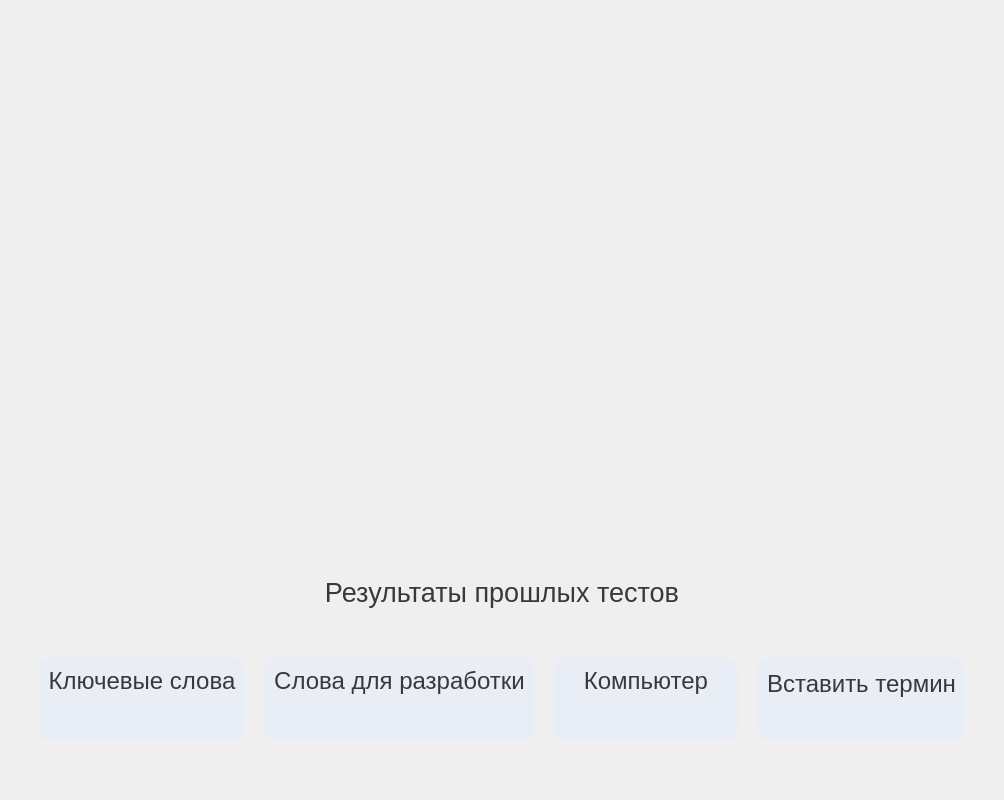
<?xml version="1.0" encoding="UTF-8"?>
<ui version="4.0">
 <class>TechEng</class>
 <widget class="QWidget" name="TechEng">
  <property name="geometry">
   <rect>
    <x>0</x>
    <y>0</y>
    <width>1004</width>
    <height>800</height>
   </rect>
  </property>
  <property name="minimumSize">
   <size>
    <width>1000</width>
    <height>800</height>
   </size>
  </property>
  <property name="windowTitle">
   <string>TechEng</string>
  </property>
  <property name="styleSheet">
   <string notr="true"/>
  </property>
  <layout class="QVBoxLayout" name="verticalLayout_2">
   <property name="spacing">
    <number>20</number>
   </property>
   <property name="leftMargin">
    <number>0</number>
   </property>
   <property name="topMargin">
    <number>0</number>
   </property>
   <property name="rightMargin">
    <number>0</number>
   </property>
   <property name="bottomMargin">
    <number>0</number>
   </property>
   <item>
    <widget class="QWidget" name="widget" native="true">
     <layout class="QVBoxLayout" name="verticalLayout_4">
      <property name="spacing">
       <number>20</number>
      </property>
      <item>
       <layout class="QHBoxLayout" name="horizontalLayout_2">
        <property name="spacing">
         <number>10</number>
        </property>
        <item>
         <layout class="QHBoxLayout" name="horizontalLayout_4">
          <property name="leftMargin">
           <number>200</number>
          </property>
          <item>
           <spacer name="horizontalSpacer">
            <property name="orientation">
             <enum>Qt::Horizontal</enum>
            </property>
            <property name="sizeType">
             <enum>QSizePolicy::MinimumExpanding</enum>
            </property>
            <property name="sizeHint" stdset="0">
             <size>
              <width>40</width>
              <height>20</height>
             </size>
            </property>
           </spacer>
          </item>
          <item>
           <widget class="QLabel" name="login">
            <property name="sizePolicy">
             <sizepolicy hsizetype="Fixed" vsizetype="Fixed">
              <horstretch>0</horstretch>
              <verstretch>0</verstretch>
             </sizepolicy>
            </property>
            <property name="minimumSize">
             <size>
              <width>250</width>
              <height>80</height>
             </size>
            </property>
            <property name="maximumSize">
             <size>
              <width>250</width>
              <height>80</height>
             </size>
            </property>
            <property name="font">
             <font>
              <family>Segoe UI Historic</family>
              <pointsize>24</pointsize>
              <weight>50</weight>
              <bold>false</bold>
             </font>
            </property>
            <property name="styleSheet">
             <string notr="true">color: rgb(57, 57, 57)</string>
            </property>
            <property name="text">
             <string/>
            </property>
            <property name="alignment">
             <set>Qt::AlignRight|Qt::AlignTrailing|Qt::AlignVCenter</set>
            </property>
           </widget>
          </item>
          <item>
           <widget class="QLabel" name="picture_2">
            <property name="sizePolicy">
             <sizepolicy hsizetype="Fixed" vsizetype="Fixed">
              <horstretch>0</horstretch>
              <verstretch>0</verstretch>
             </sizepolicy>
            </property>
            <property name="minimumSize">
             <size>
              <width>80</width>
              <height>80</height>
             </size>
            </property>
            <property name="maximumSize">
             <size>
              <width>80</width>
              <height>80</height>
             </size>
            </property>
            <property name="text">
             <string/>
            </property>
           </widget>
          </item>
         </layout>
        </item>
       </layout>
      </item>
      <item>
       <spacer name="verticalSpacer">
        <property name="orientation">
         <enum>Qt::Vertical</enum>
        </property>
        <property name="sizeType">
         <enum>QSizePolicy::Fixed</enum>
        </property>
        <property name="sizeHint" stdset="0">
         <size>
          <width>20</width>
          <height>40</height>
         </size>
        </property>
       </spacer>
      </item>
      <item>
       <layout class="QHBoxLayout" name="horizontalLayout_3">
        <property name="spacing">
         <number>30</number>
        </property>
        <property name="bottomMargin">
         <number>20</number>
        </property>
        <item>
         <widget class="QLabel" name="picture">
          <property name="minimumSize">
           <size>
            <width>300</width>
            <height>285</height>
           </size>
          </property>
          <property name="maximumSize">
           <size>
            <width>300</width>
            <height>285</height>
           </size>
          </property>
          <property name="text">
           <string/>
          </property>
         </widget>
        </item>
       </layout>
      </item>
      <item>
       <spacer name="verticalSpacer_2">
        <property name="orientation">
         <enum>Qt::Vertical</enum>
        </property>
        <property name="sizeHint" stdset="0">
         <size>
          <width>20</width>
          <height>40</height>
         </size>
        </property>
       </spacer>
      </item>
      <item>
       <widget class="QLabel" name="label_5">
        <property name="font">
         <font>
          <family>Segoe UI Historic</family>
          <pointsize>20</pointsize>
         </font>
        </property>
        <property name="styleSheet">
         <string notr="true">color: rgb(57, 57, 57);</string>
        </property>
        <property name="text">
         <string>Результаты прошлых тестов</string>
        </property>
        <property name="alignment">
         <set>Qt::AlignCenter</set>
        </property>
       </widget>
      </item>
      <item>
       <layout class="QHBoxLayout" name="horizontalLayout">
        <property name="spacing">
         <number>20</number>
        </property>
        <property name="leftMargin">
         <number>30</number>
        </property>
        <property name="topMargin">
         <number>30</number>
        </property>
        <property name="rightMargin">
         <number>30</number>
        </property>
        <property name="bottomMargin">
         <number>50</number>
        </property>
        <item>
         <widget class="QFrame" name="verticalFrame">
          <property name="styleSheet">
           <string notr="true">background-color: rgba(226, 234, 255, 0.4);

border-radius: 10px</string>
          </property>
          <layout class="QVBoxLayout" name="verticalLayout">
           <item>
            <widget class="QLabel" name="label">
             <property name="font">
              <font>
               <family>Segoe UI Historic</family>
               <pointsize>18</pointsize>
              </font>
             </property>
             <property name="styleSheet">
              <string notr="true">color: rgb(57, 57, 57);

background-color: rgba(255, 255, 255, 0);
</string>
             </property>
             <property name="text">
              <string>Ключевые слова</string>
             </property>
             <property name="alignment">
              <set>Qt::AlignCenter</set>
             </property>
            </widget>
           </item>
           <item>
            <widget class="QLabel" name="keywordsPoints">
             <property name="font">
              <font>
               <family>Segoe UI Historic</family>
               <pointsize>20</pointsize>
               <weight>50</weight>
               <bold>false</bold>
              </font>
             </property>
             <property name="styleSheet">
              <string notr="true">color: rgb(57, 57, 57);
background-color: rgba(255, 255, 255, 0)</string>
             </property>
             <property name="text">
              <string/>
             </property>
             <property name="alignment">
              <set>Qt::AlignCenter</set>
             </property>
            </widget>
           </item>
          </layout>
         </widget>
        </item>
        <item>
         <widget class="QFrame" name="verticalFrame_2">
          <property name="styleSheet">
           <string notr="true">background-color: rgba(226, 234, 255, 0.4);

border-radius: 10px</string>
          </property>
          <layout class="QVBoxLayout" name="verticalLayout_3">
           <item>
            <widget class="QLabel" name="label_2">
             <property name="font">
              <font>
               <family>Segoe UI Historic</family>
               <pointsize>18</pointsize>
              </font>
             </property>
             <property name="styleSheet">
              <string notr="true">color: rgb(57, 57, 57);

background-color: rgba(255, 255, 255, 0);
</string>
             </property>
             <property name="text">
              <string>Слова для разработки</string>
             </property>
             <property name="alignment">
              <set>Qt::AlignCenter</set>
             </property>
             <property name="wordWrap">
              <bool>true</bool>
             </property>
            </widget>
           </item>
           <item>
            <widget class="QLabel" name="developPoints">
             <property name="font">
              <font>
               <family>Segoe UI Historic</family>
               <pointsize>20</pointsize>
              </font>
             </property>
             <property name="styleSheet">
              <string notr="true">color: rgb(57, 57, 57);
background-color: rgba(255, 255, 255, 0)</string>
             </property>
             <property name="text">
              <string/>
             </property>
             <property name="alignment">
              <set>Qt::AlignCenter</set>
             </property>
            </widget>
           </item>
          </layout>
         </widget>
        </item>
        <item>
         <widget class="QFrame" name="verticalFrame_3">
          <property name="styleSheet">
           <string notr="true">background-color: rgba(226, 234, 255, 0.4);

border-radius: 10px</string>
          </property>
          <layout class="QVBoxLayout" name="verticalLayout_5">
           <item>
            <widget class="QLabel" name="label_3">
             <property name="font">
              <font>
               <family>Segoe UI Historic</family>
               <pointsize>18</pointsize>
              </font>
             </property>
             <property name="styleSheet">
              <string notr="true">color: rgb(57, 57, 57);

background-color: rgba(255, 255, 255, 0);
</string>
             </property>
             <property name="text">
              <string>Компьютер</string>
             </property>
             <property name="alignment">
              <set>Qt::AlignCenter</set>
             </property>
            </widget>
           </item>
           <item>
            <widget class="QLabel" name="compPoints">
             <property name="font">
              <font>
               <family>Segoe UI Historic</family>
               <pointsize>20</pointsize>
              </font>
             </property>
             <property name="styleSheet">
              <string notr="true">color: rgb(57, 57, 57);
background-color: rgba(255, 255, 255, 0)</string>
             </property>
             <property name="text">
              <string/>
             </property>
             <property name="alignment">
              <set>Qt::AlignCenter</set>
             </property>
            </widget>
           </item>
          </layout>
         </widget>
        </item>
        <item>
         <widget class="QFrame" name="verticalFrame_4">
          <property name="styleSheet">
           <string notr="true">background-color: rgba(226, 234, 255, 0.4);

border-radius: 10px</string>
          </property>
          <layout class="QVBoxLayout" name="verticalLayout_6">
           <property name="bottomMargin">
            <number>1</number>
           </property>
           <item>
            <widget class="QLabel" name="label_4">
             <property name="font">
              <font>
               <family>Segoe UI Historic</family>
               <pointsize>18</pointsize>
              </font>
             </property>
             <property name="styleSheet">
              <string notr="true">color: rgb(57, 57, 57);

background-color: rgba(255, 255, 255, 0);
</string>
             </property>
             <property name="text">
              <string>Вставить термин</string>
             </property>
             <property name="alignment">
              <set>Qt::AlignCenter</set>
             </property>
            </widget>
           </item>
           <item>
            <widget class="QLabel" name="termsPoint">
             <property name="font">
              <font>
               <family>Segoe UI Historic</family>
               <pointsize>22</pointsize>
              </font>
             </property>
             <property name="styleSheet">
              <string notr="true">color: rgb(57, 57, 57);
background-color: rgba(255, 255, 255, 0)</string>
             </property>
             <property name="text">
              <string/>
             </property>
             <property name="alignment">
              <set>Qt::AlignCenter</set>
             </property>
            </widget>
           </item>
          </layout>
         </widget>
        </item>
       </layout>
      </item>
     </layout>
    </widget>
   </item>
  </layout>
 </widget>
 <resources>
  <include location="aa.qrc"/>
 </resources>
 <connections/>
</ui>
